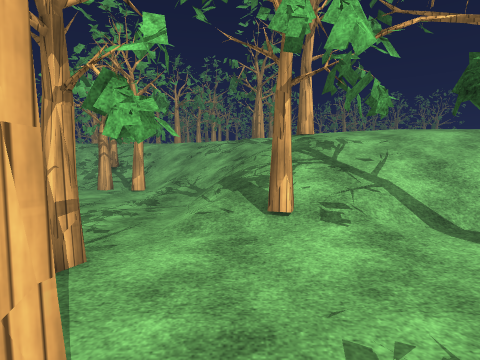
view 1 (above)

24 first-person views from a walk through a 3-D level made in the Unity game engine. The camera is 1.5 m above the floor, tilts 4° down and sees 80° across. The floor is counted in squares, 1 m on a side. Each view is taken from the middle of a square. On the plan, view 1 faces up. The plan holds only what a view shows up to about 14 squares ahead; the rest is blank. The place goes on beyond the plan. The player character is not drawn. Some animated figures are not drawn. Door leaves are left out, so doorways stand open. Some surface patterns are stand-ins.

view 2
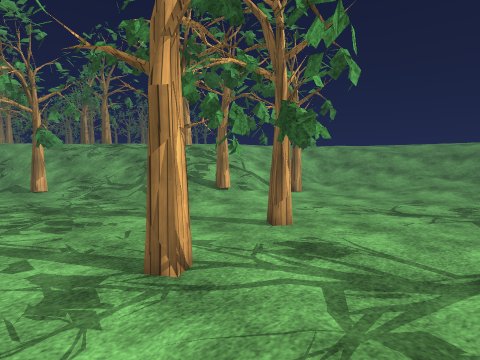

view 3
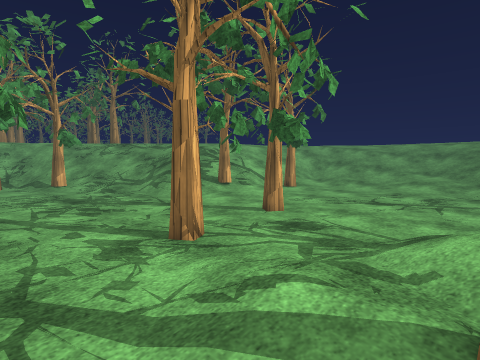

view 4
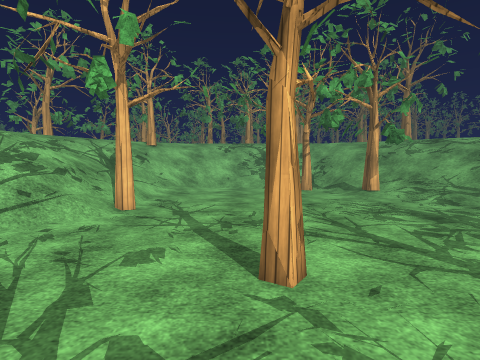

view 5
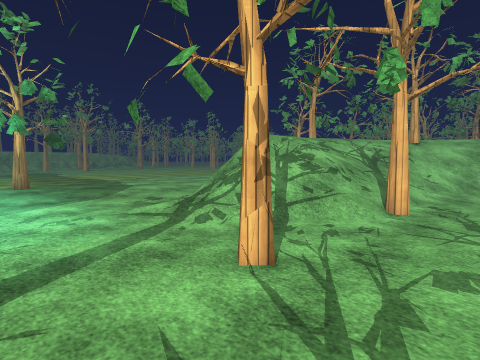

view 6
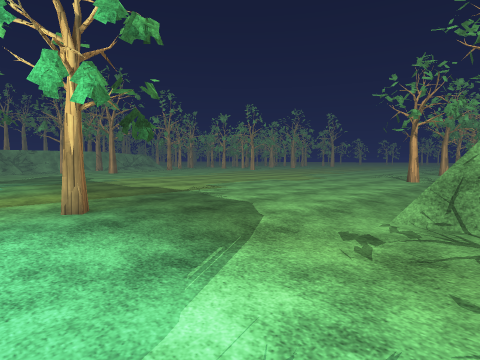

view 7
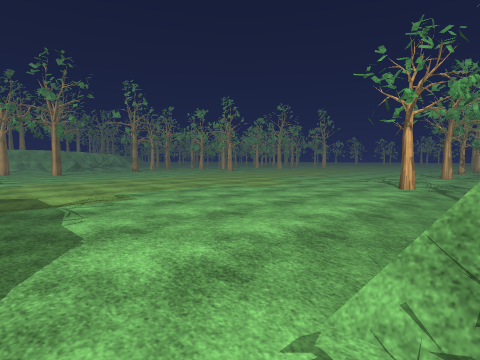

view 8
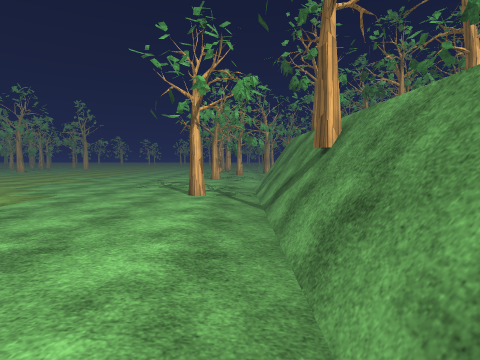

view 9
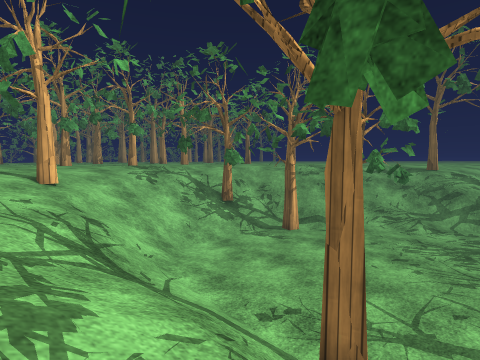

view 10
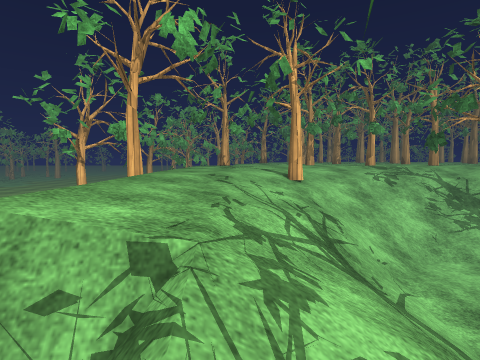

view 11
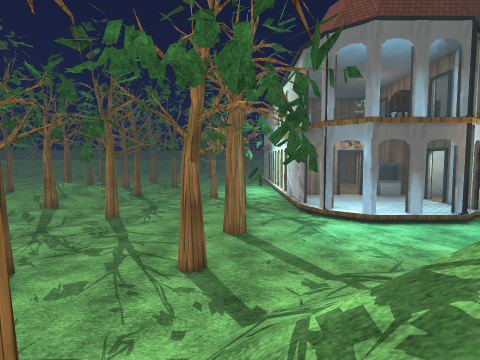

view 12
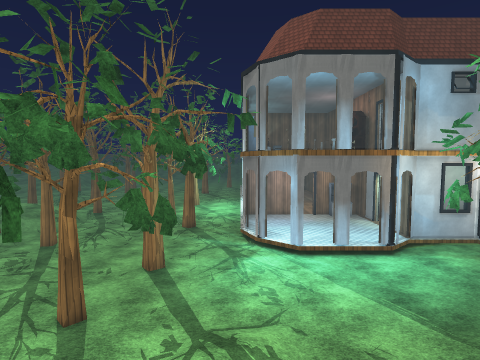

view 13
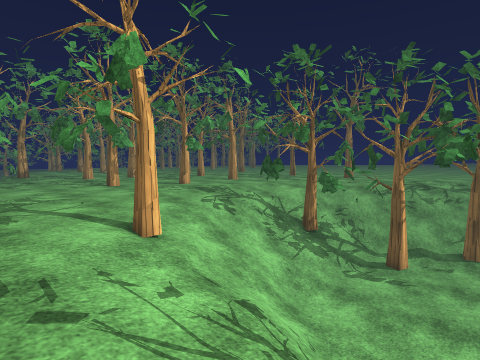

view 14
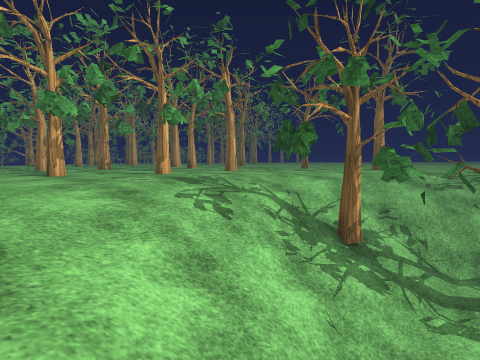

view 15
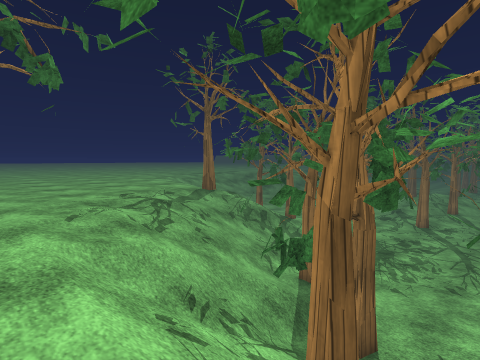

view 16
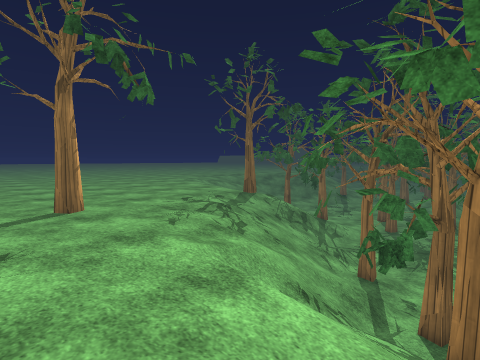

view 17
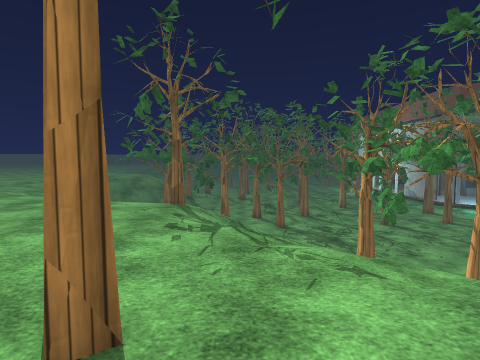

view 18
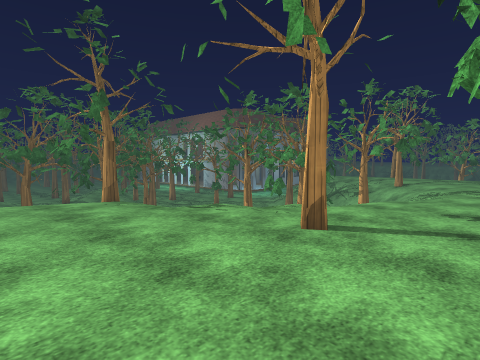

view 19
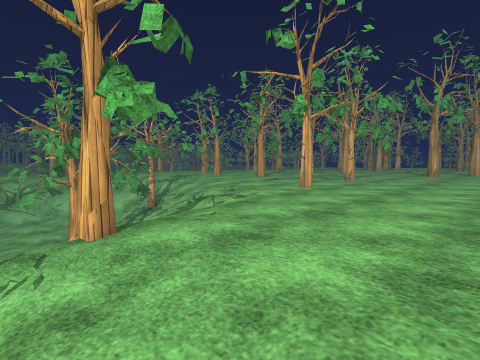

view 20
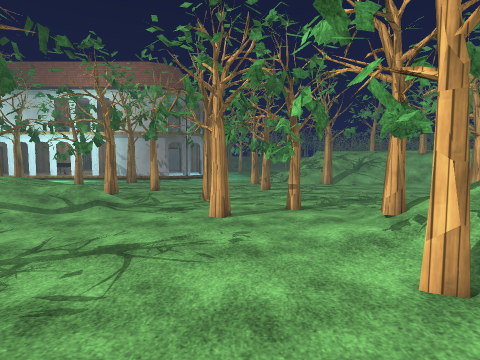

view 21
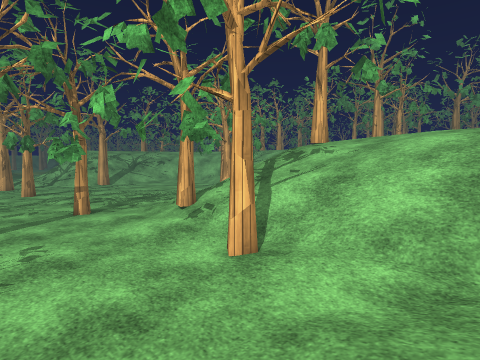

view 22
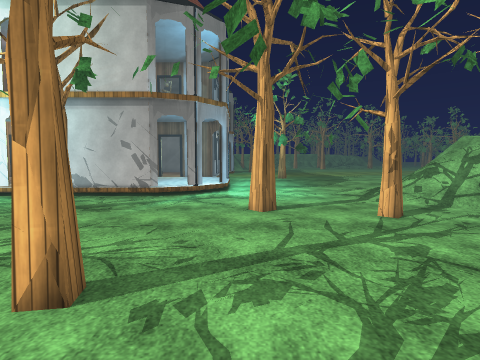

view 23
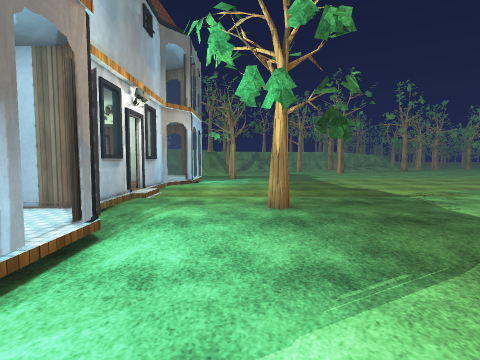

view 24
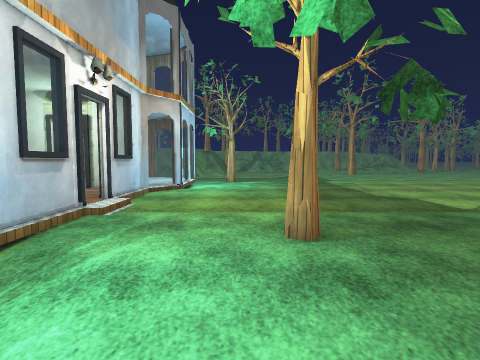

### Floor plan
Key: @ floor where view 1 was taken; # wall or solid block; x gap in a wall; . main floor; : floor 0.25 m higher than the main floor; + floor 0.5 m higher than the main floor; * floor 2.5 m higher than the main floor; % floor 2.75 m higher than the main floor; / step, stairs or slope; D open door; = window, fence, low wall or low ledge; v drop or lower ground; O other object.
Columns run from 36 left of view 1 to 8 right of it. Each row starts with its distance up from view 1.
 23                     %%%     %%%%        %%%%
 22    ::::::::   .=    %%%%%% %%%%%%%%%%% %%%%%
 21    :::::::: ::.=   %%%%%%%%%%%%%%%%%%%%%%%%%
 20     ::::::: ::.=v%%%%***///////***%%%#%%%%%%%
 19      :::::::#:.=v  % **/////==#//**%%%%%%%%%%
 18      :::::::::.=v%%***////////=////*%%%%%%%%%
 17       ::::::::.=v% ###////=/#//////**%%%%%%%
 16        :::::::.=v%**////////=/=//////*%%%%%%
 15        :::::::.=x%*//////...././=/////*%%%%%%
 14       ::::::::.=v*//////.....#./#//////*%%%%%
 13      :::::::::.=v*//////.......////////**%%%%
 12 :: :::::::::::.=v*//////......./#//////***%%%
 11 ::::::::::::::.=v*/////.........x/////#/ //**
 10 ::::::::::::::.=v**=///.........////////////*
  9 ::::::::::::::.=##=/=//............//////////
  8 ::::::::::::::.=# //=//............/////////
  7 ::::::::::::::... //=//............//////////
  6 ::::::::::::::.../////.............//# //////
  5 :::::::::::::....////......  .......::  #////
  4    ::::::::::....// .......#........... #:://
  3 :::::::::  :..........#...... .....#... ...//
  2 :::::::::#:: ........ ........... .........//
  1 ::::::::::::...................... #.......//
  0 ::::::::::::.........#............ .@.....://
 -1 :::::::::::...............................:/+
 -2 =O:::::::::=O=#==............./:.........../+
 -3   =#=#DD=##=++++=O.........#..::///.......///
 -4   ##++    #++++++=............#////...
 -5   #D             ##........     #////

Where each view was taken, in squares from view 1:
view 1: 0 up, 0 right, facing up
view 2: 3 down, 7 left, facing up-right
view 3: 4 down, 8 left, facing up-right
view 4: 0 up, 10 left, facing up
view 5: 0 up, 11 left, facing up-left
view 6: 0 up, 19 left, facing up-left
view 7: 5 up, 20 left, facing up-left
view 8: 8 up, 22 left, facing up
view 9: 7 up, 17 left, facing up-right
view 10: 7 up, 17 left, facing up
view 11: 10 up, 15 left, facing down
view 12: 10 up, 18 left, facing down
view 13: 11 up, 18 left, facing up-right
view 14: 14 up, 15 left, facing up-right
view 15: 20 up, 9 left, facing down-right
view 16: 22 up, 8 left, facing down-right
view 17: 22 up, 0 right, facing down
view 18: 23 up, 7 right, facing down-left
view 19: 9 up, 8 right, facing up-left
view 20: 2 up, 8 right, facing left
view 21: 1 up, 8 right, facing up-left
view 22: 1 down, 6 left, facing left
view 23: 1 up, 19 left, facing left
view 24: 1 up, 22 left, facing left
